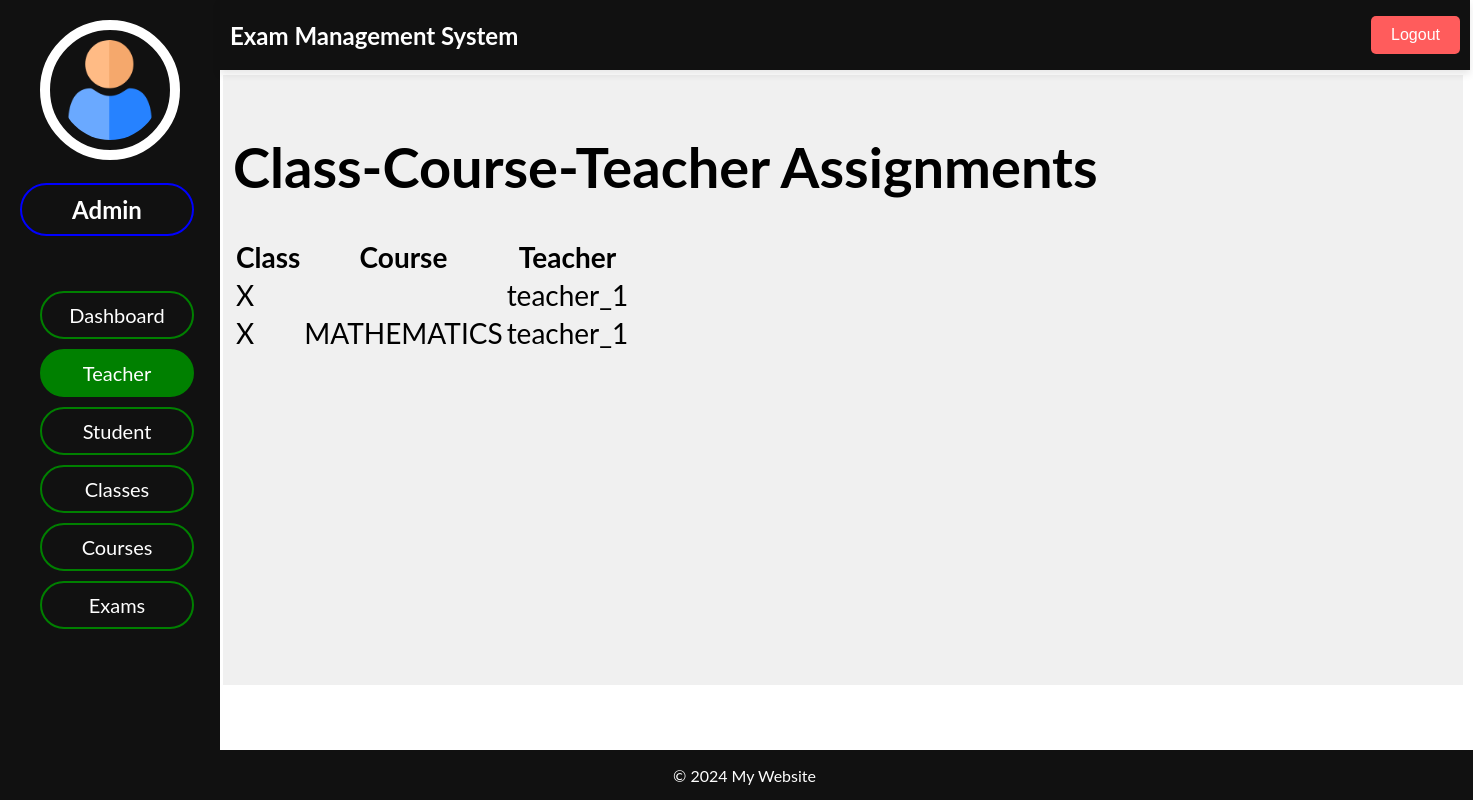
/adminpanel/teachers/assignments/, run on the app's committed database.
### admin_panel/models.py (models this page shows, shortened)
class ClassCourseTeacher(models.Model):
    teacher_id = models.ForeignKey(Teacher, on_delete=models.CASCADE)
    class_id = models.ForeignKey(Class, on_delete=models.CASCADE)
    course_id = models.ForeignKey(Course, null=True, blank=True, on_delete=models.CASCADE)

class Class(models.Model):
    class_id = models.AutoField(primary_key=True)
    name = models.CharField(max_length=100)
    courses = models.ManyToManyField(Course, blank=True)
    exams = models.ManyToManyField(Exam, blank=True)

class Teacher(models.Model):
    teacher_id = models.AutoField(primary_key=True)
    name = models.CharField(max_length=100)
    email = models.EmailField()
    phone = models.CharField(max_length=15)
    classes = models.ManyToManyField(Class, blank=True)

class Course(models.Model):
    course_id = models.AutoField(primary_key=True)
    name = models.CharField(max_length=100)

### admin_panel/views.py (the view)
# urls.py: path('teachers/assignments/', views.class_course_teacher_list, name='class_course_teacher_list'),
def class_course_teacher_list(request):
    assignments = ClassCourseTeacher.objects.all()
    return render(request, 'teachers/class_course_teacher_list.html', {'assignments': assignments})

### admin_panel/templates/teachers/class_course_teacher_list.html (shortened to what this page needs)
{% extends "dashboard/index.html" %}
{% block header %}
    {% include "dashboard/header.html" %}
{% endblock header %}
{% block sidenav %}
    {% include "teachers/sidenav.html" %}
{% endblock sidenav %}
{% block main %}
    <h1>Class-Course-Teacher Assignments</h1>
    <table>
        <thead>
            <tr>
                <th>Class</th>
                <th>Course</th>
                <th>Teacher</th>
            </tr>
        </thead>
        <tbody>
            {% for assignment in assignments %}
            <tr>
                <td>{{ assignment.class_id.name }}</td>
                <td>{{ assignment.course_id.name }}</td>
                <td>{{ assignment.teacher_id.name }}</td>
            </tr>
            {% endfor %}
        </tbody>
    </table>
{% endblock main %}
{% block footer %}
    {% include "dashboard/footer.html" %}
{% endblock footer %}

### admin_panel/static/css/index.css (style rules this page uses)
body { font-family: "Lato", sans-serif; }

### data on the page
ClassCourseTeacher: class_id.name "X", teacher_id.name "teacher_1"
ClassCourseTeacher: class_id.name "X", course_id.name "MATHEMATICS", teacher_id.name "teacher_1"
